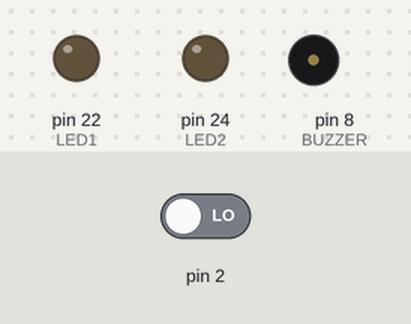
Recording of a sketch running on a simulated Arduino Mega 2560, built with avr-gcc and run on an emulated ATmega2560. On the bench: output pins drawn as LEDs (lit = HIGH), buzzer (waves = sounding, pin HIGH). The test bench sets the inputs (shaded band); at power-on: pin 2 LOW.

Above: at 12.8 s.
12.9 s: pin 2 driven HIGH
At 14.6 s:
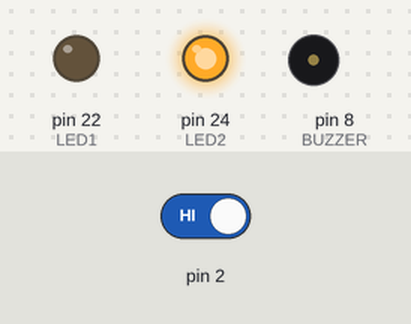
At 17.3 s:
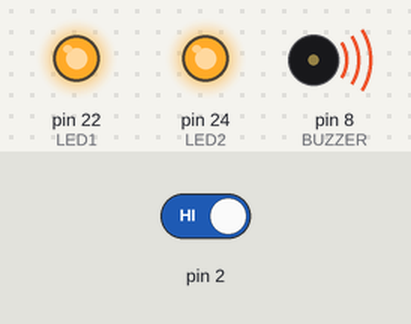
23.5 s: pin 2 driven LOW
At 24.6 s:
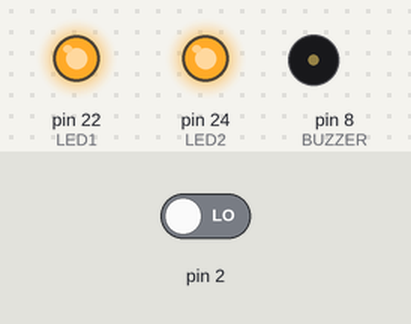
Timing chart, 0 to 40.3 s (numbered marks = the images above; inputs shaded):
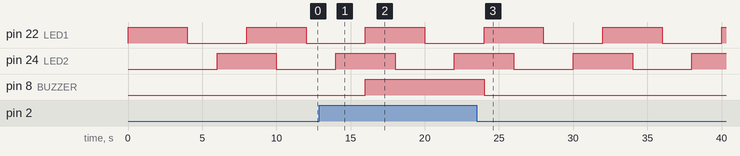

The sketch:

week5_CapstonChallenge2-1.ino
```cpp
int switch_state;
int int_sw = 2;
int LED1 = 22;
int LED2 = 24;
int BUZZER = 8;
int LED1_state = HIGH;
int LED2_state = LOW;

void setup() {
  pinMode(LED1, OUTPUT);
  pinMode(LED2, OUTPUT);
  pinMode(BUZZER, OUTPUT);
}

void loop() {
  flush();

  switch_state = digitalRead(2);
  if (switch_state == HIGH) {
    digitalWrite(BUZZER, HIGH);
  } else {
    digitalWrite(BUZZER, LOW);
  }
}

void flush() {
  if (LED1_state == HIGH) {
    digitalWrite(LED1, LED1_state);
    delay(2000);
  } else if (LED1_state == LOW) {
    digitalWrite(LED1, LED1_state);
    delay(2000);
  }

  if (LED2_state == HIGH) {
    digitalWrite(LED2, LED2_state);
    delay(2000);
  } else if (LED2_state == LOW) {
    digitalWrite(LED2, LED2_state);
    delay(2000);
  }

  LED1_state = !LED1_state;
  LED2_state = !LED2_state;
}
```

Measured:
- after the input at 12.9 s, pin 8 (BUZZER): LOW → HIGH after 3.1 s
- after the input at 23.5 s, pin 8 (BUZZER): HIGH → LOW after 0.50 s
- by itself, pin 22 (LED1), pin 24 (LED2): alternates HIGH for 4.0 s and LOW for 4.0 s
